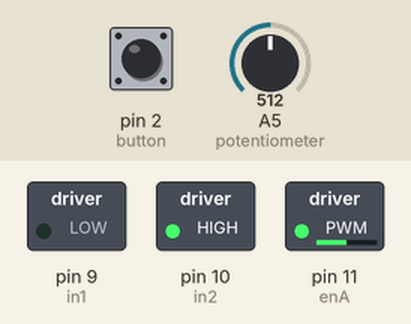
Bench run of a sketch on a simulated Arduino Uno, built with avr-gcc and run on an emulated ATmega328P. Shown: switched loads named in the sketch (green lamp = pin HIGH). Inputs (shaded band) come from the test bench; at power-on: A5 (potentiometer) = 512, pin 2 (button) LOW.

Above: at 1.2 s.
1.3 s: A5 (potentiometer) set to 716
At 1.7 s:
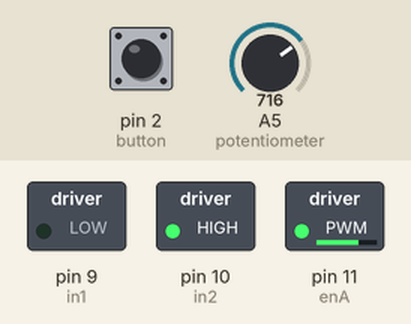
2.8 s: A5 (potentiometer) set to 900
At 3.7 s:
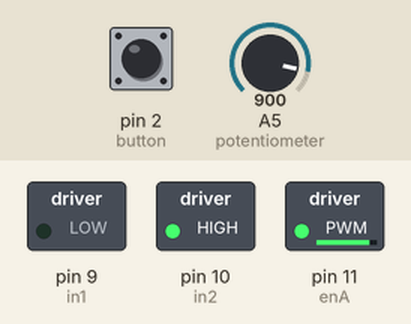
4.3 s: A5 (potentiometer) set to 122
At 5.4 s:
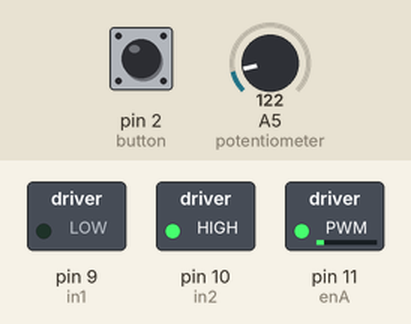
5.8 s: A5 (potentiometer) set to 0
At 6.3 s:
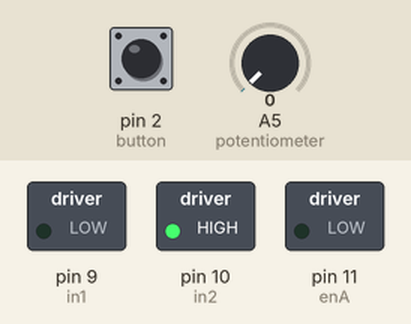
7.3 s: A5 (potentiometer) set to 511
At 8.4 s:
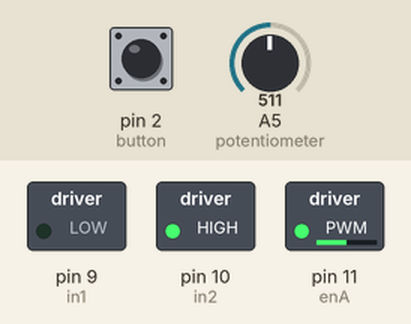
Timing chart, 0 to 9.8 s (numbered marks = the images above; inputs shaded):
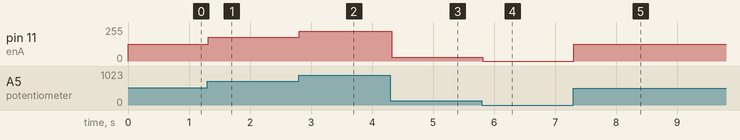

The sketch:

Button_-_Forward_Reverse.ino
```cpp
#define enA 11
#define in1 9
#define in2 10
#define button 2
int buttonForward =3;
int buttonReverse =4;


int rotDirection = 0;
bool pressed = false;

void setup() {
  pinMode(enA, OUTPUT);
  pinMode(in1, OUTPUT);
  pinMode(in2, OUTPUT);
  pinMode(buttonReverse, INPUT);
  pinMode(buttonForward, INPUT);
  pinMode(button, INPUT);
  // Set initial rotation direction
  digitalWrite(in1, LOW);
  digitalWrite(in2, HIGH);
}

void loop() {
  int potValue = analogRead(A5); // Read potentiometer value
  int pwmOutput = map(potValue, 0, 1023, 0 , 255); // Map the potentiometer value from 0 to 255
  analogWrite(enA, pwmOutput); // Send PWM signal to L298N Enable pin

  // Read button - Debounce
  if (digitalRead(button) == true) {
    pressed = !pressed;
  }
  while (digitalRead(button) == true);
  delay(20);

  // If button is pressed - change rotation direction
  if (pressed == true  & buttonForward == HIGH) {
    digitalWrite(in1, HIGH);
    digitalWrite(in2, LOW);
    rotDirection = 1;
    delay(20);
  }
  // If button is pressed - change rotation direction
  if (pressed == false & buttonReverse == HIGH) {
    digitalWrite(in1, LOW);
    digitalWrite(in2, HIGH);
    rotDirection = 0;
    delay(20);
  }
}
```

Measured:
- after the input at 1.3 s, pin 11 (enA): 127/255 → 178/255 at once
- after the input at 2.8 s, pin 11 (enA): 178/255 → 224/255 at once
- after the input at 4.3 s, pin 11 (enA): 224/255 → 30/255 at once
- after the input at 5.8 s, pin 11 (enA): 30/255 → 0/255 at once
- after the input at 7.3 s, pin 11 (enA): 0/255 → 127/255 at once
